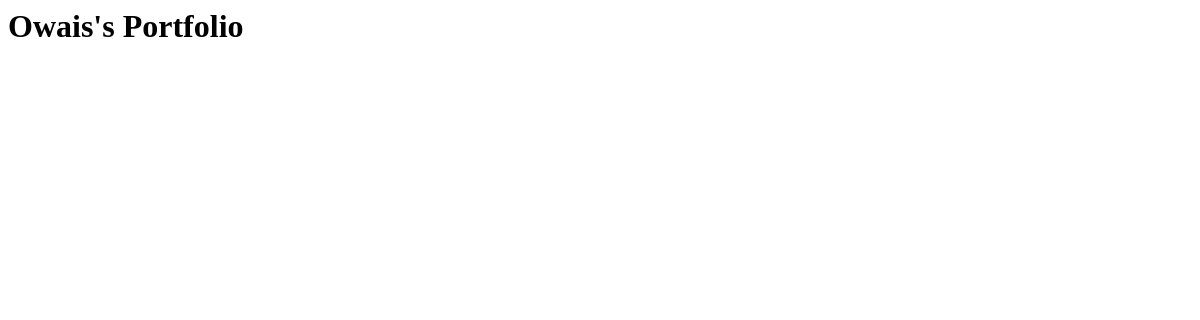
/, run on an earlier commit of the app's database.
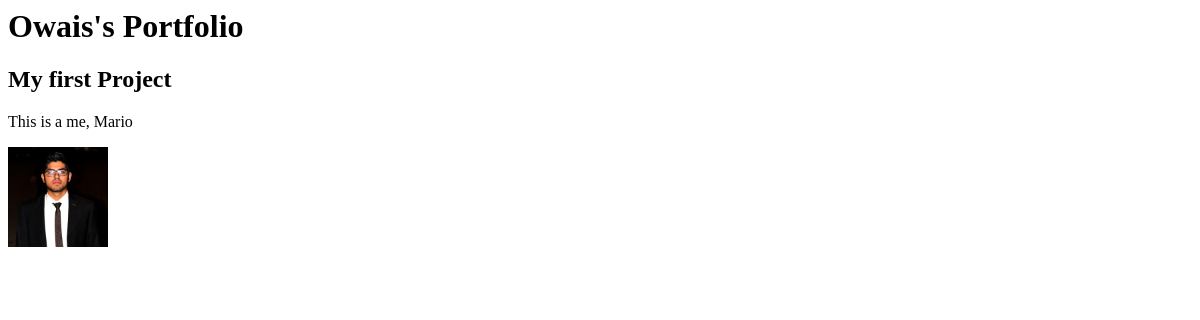
And on a later commit of the database.
### porfolio/models.py (models this page shows)
class Project(models.Model):
    titlehead = models.CharField(max_length=100)
    description = models.CharField(max_length=250)
    image = models.ImageField(upload_to='porfolio/images/')
    url = models.URLField(blank=True)

### porfolio/views.py (the view)
# urls.py: 2. Add a URL to urlpatterns:  path('', views.home, name='home')
def home(request):
    projects = Project.objects.all()
    return render(request, 'portfolio/home.html', {'projects':projects})

### porfolio/templates/portfolio/home.html
<h1>Owais's Portfolio</h1>
{% for project in projects %}
<h2>{{project.titlehead}}</h2>
<p>{{project.description}}</p>
<img src="{{project.image.url}}" alt="an image" height= 100px >
{% endfor %}

What changed in the data, as far as the page shows it:
added Project: titlehead "My first Project", description "This is a me, Mario", image (picture)
